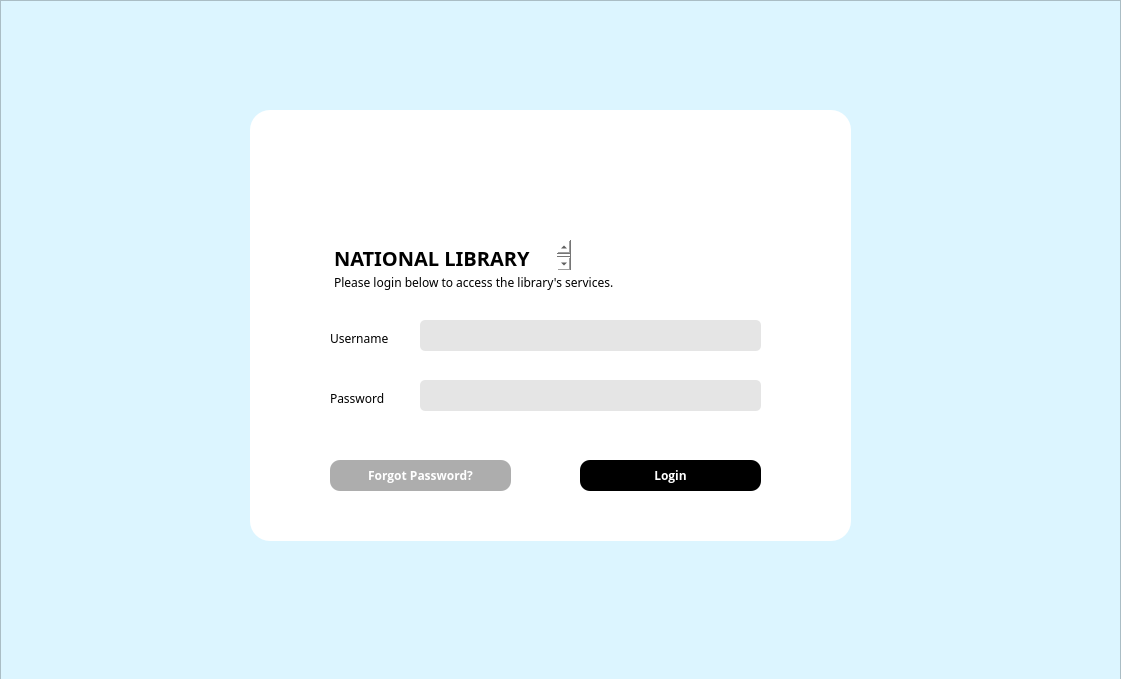
<?xml version="1.0" encoding="UTF-8"?>
<ui version="4.0">
 <class>AdminLogin</class>
 <widget class="QMainWindow" name="AdminLogin">
  <property name="geometry">
   <rect>
    <x>0</x>
    <y>0</y>
    <width>1121</width>
    <height>679</height>
   </rect>
  </property>
  <property name="windowTitle">
   <string>MainWindow</string>
  </property>
  <widget class="QWidget" name="centralwidget">
   <widget class="QFrame" name="background">
    <property name="geometry">
     <rect>
      <x>0</x>
      <y>0</y>
      <width>1121</width>
      <height>681</height>
     </rect>
    </property>
    <property name="styleSheet">
     <string notr="true">background: rgb(220, 245, 255);;</string>
    </property>
    <property name="frameShape">
     <enum>QFrame::StyledPanel</enum>
    </property>
    <property name="frameShadow">
     <enum>QFrame::Raised</enum>
    </property>
    <widget class="QFrame" name="centreFrame">
     <property name="enabled">
      <bool>true</bool>
     </property>
     <property name="geometry">
      <rect>
       <x>250</x>
       <y>110</y>
       <width>601</width>
       <height>431</height>
      </rect>
     </property>
     <property name="styleSheet">
      <string notr="true">background: white;
border-radius: 20px;</string>
     </property>
     <property name="frameShape">
      <enum>QFrame::StyledPanel</enum>
     </property>
     <property name="frameShadow">
      <enum>QFrame::Raised</enum>
     </property>
     <widget class="QPushButton" name="pushButton_password">
      <property name="geometry">
       <rect>
        <x>80</x>
        <y>350</y>
        <width>181</width>
        <height>31</height>
       </rect>
      </property>
      <property name="styleSheet">
       <string notr="true">border-radius: 10px;
background: #ADADAD;
font-family: open sans;
color: white;
font-weight: bold;
</string>
      </property>
      <property name="text">
       <string>Forgot Password?</string>
      </property>
      <property name="autoDefault">
       <bool>true</bool>
      </property>
      <property name="default">
       <bool>false</bool>
      </property>
      <property name="flat">
       <bool>false</bool>
      </property>
     </widget>
     <widget class="QPushButton" name="pushButton_login">
      <property name="geometry">
       <rect>
        <x>330</x>
        <y>350</y>
        <width>181</width>
        <height>31</height>
       </rect>
      </property>
      <property name="styleSheet">
       <string notr="true">border-radius: 10px;
background: black;
font-family: open sans;
color: white;
font-weight: bold;
</string>
      </property>
      <property name="text">
       <string>Login</string>
      </property>
      <property name="autoDefault">
       <bool>true</bool>
      </property>
      <property name="default">
       <bool>false</bool>
      </property>
      <property name="flat">
       <bool>false</bool>
      </property>
     </widget>
     <widget class="QPlainTextEdit" name="plainTextEdit">
      <property name="geometry">
       <rect>
        <x>80</x>
        <y>130</y>
        <width>241</width>
        <height>31</height>
       </rect>
      </property>
      <property name="styleSheet">
       <string notr="true">font-family: Baloo 2;
font-weight: bold;
font-size: 20px;</string>
      </property>
      <property name="plainText">
       <string>NATIONAL LIBRARY</string>
      </property>
     </widget>
     <widget class="QPlainTextEdit" name="plainTextEdit_2">
      <property name="geometry">
       <rect>
        <x>80</x>
        <y>160</y>
        <width>311</width>
        <height>31</height>
       </rect>
      </property>
      <property name="styleSheet">
       <string notr="true">font-family: Baloo 2;</string>
      </property>
      <property name="plainText">
       <string>Please login below to access the library's services.</string>
      </property>
     </widget>
     <widget class="QLabel" name="label">
      <property name="geometry">
       <rect>
        <x>80</x>
        <y>50</y>
        <width>71</width>
        <height>61</height>
       </rect>
      </property>
      <property name="text">
       <string/>
      </property>
      <property name="pixmap">
       <pixmap resource="Resources.qrc">:/images/logo - Copy.png</pixmap>
      </property>
      <property name="scaledContents">
       <bool>true</bool>
      </property>
     </widget>
     <widget class="QGroupBox" name="LoginBox">
      <property name="geometry">
       <rect>
        <x>80</x>
        <y>210</y>
        <width>441</width>
        <height>91</height>
       </rect>
      </property>
      <property name="title">
       <string/>
      </property>
      <widget class="QLineEdit" name="lineEdit_username">
       <property name="geometry">
        <rect>
         <x>90</x>
         <y>0</y>
         <width>341</width>
         <height>31</height>
        </rect>
       </property>
       <property name="styleSheet">
        <string notr="true">border-color: black;
border-width: 5px;
border-radius: 5px;
background: rgb(229, 229, 229);</string>
       </property>
      </widget>
      <widget class="QLineEdit" name="lineEdit_password">
       <property name="geometry">
        <rect>
         <x>90</x>
         <y>60</y>
         <width>341</width>
         <height>31</height>
        </rect>
       </property>
       <property name="styleSheet">
        <string notr="true">border-color: black;
border-width: 5px;
border-radius: 5px;
background: rgb(229, 229, 229);</string>
       </property>
       <property name="echoMode">
        <enum>QLineEdit::Password</enum>
       </property>
      </widget>
      <widget class="QLabel" name="label_2">
       <property name="geometry">
        <rect>
         <x>0</x>
         <y>10</y>
         <width>71</width>
         <height>16</height>
        </rect>
       </property>
       <property name="styleSheet">
        <string notr="true">font-family: Baloo 2;</string>
       </property>
       <property name="text">
        <string>Username</string>
       </property>
      </widget>
      <widget class="QLabel" name="label_3">
       <property name="geometry">
        <rect>
         <x>0</x>
         <y>70</y>
         <width>61</width>
         <height>16</height>
        </rect>
       </property>
       <property name="styleSheet">
        <string notr="true">font-family: Baloo 2;</string>
       </property>
       <property name="text">
        <string>Password</string>
       </property>
      </widget>
     </widget>
    </widget>
   </widget>
  </widget>
 </widget>
 <resources>
  <include location="Resources.qrc"/>
 </resources>
 <connections/>
</ui>
